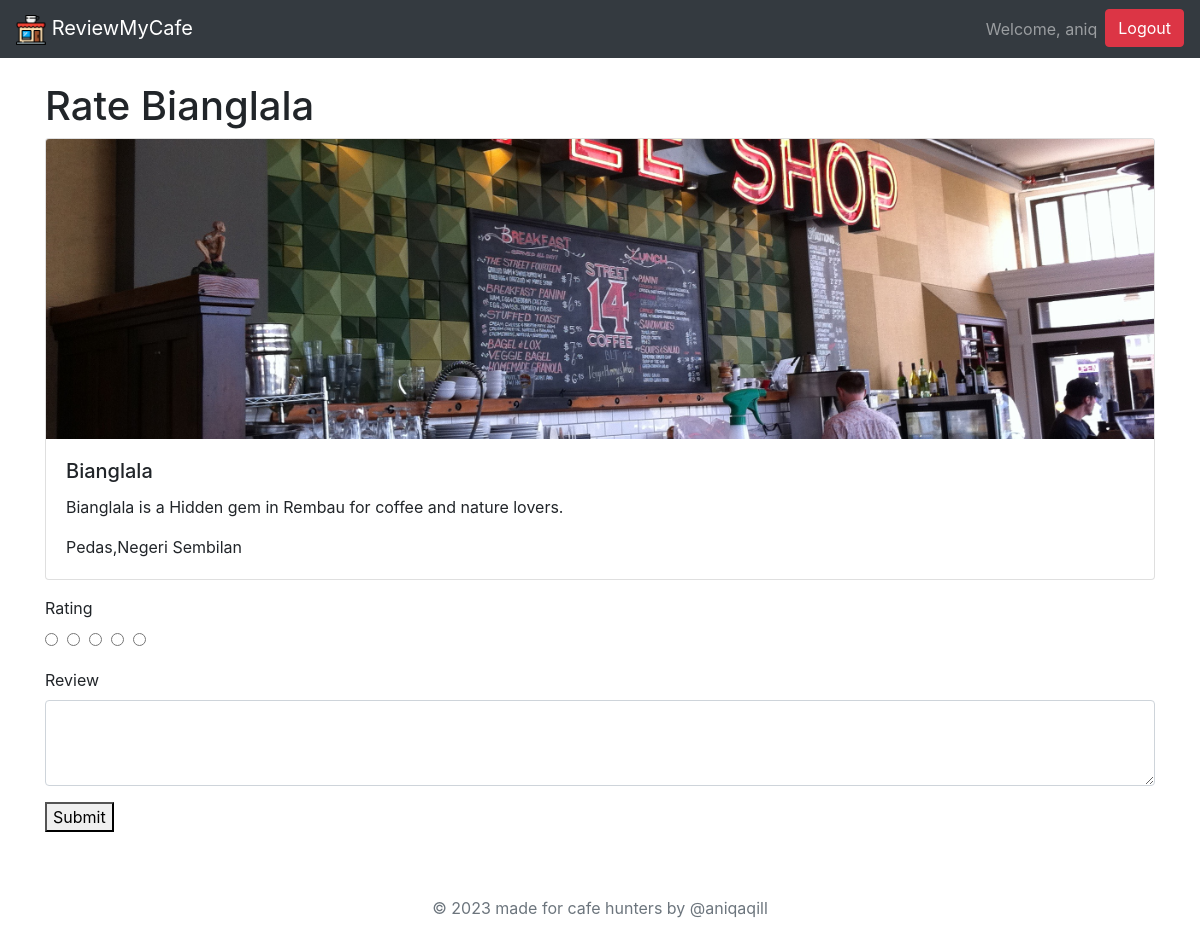
/rate_shop/1/ (signed in), run on an earlier commit of the app's database.
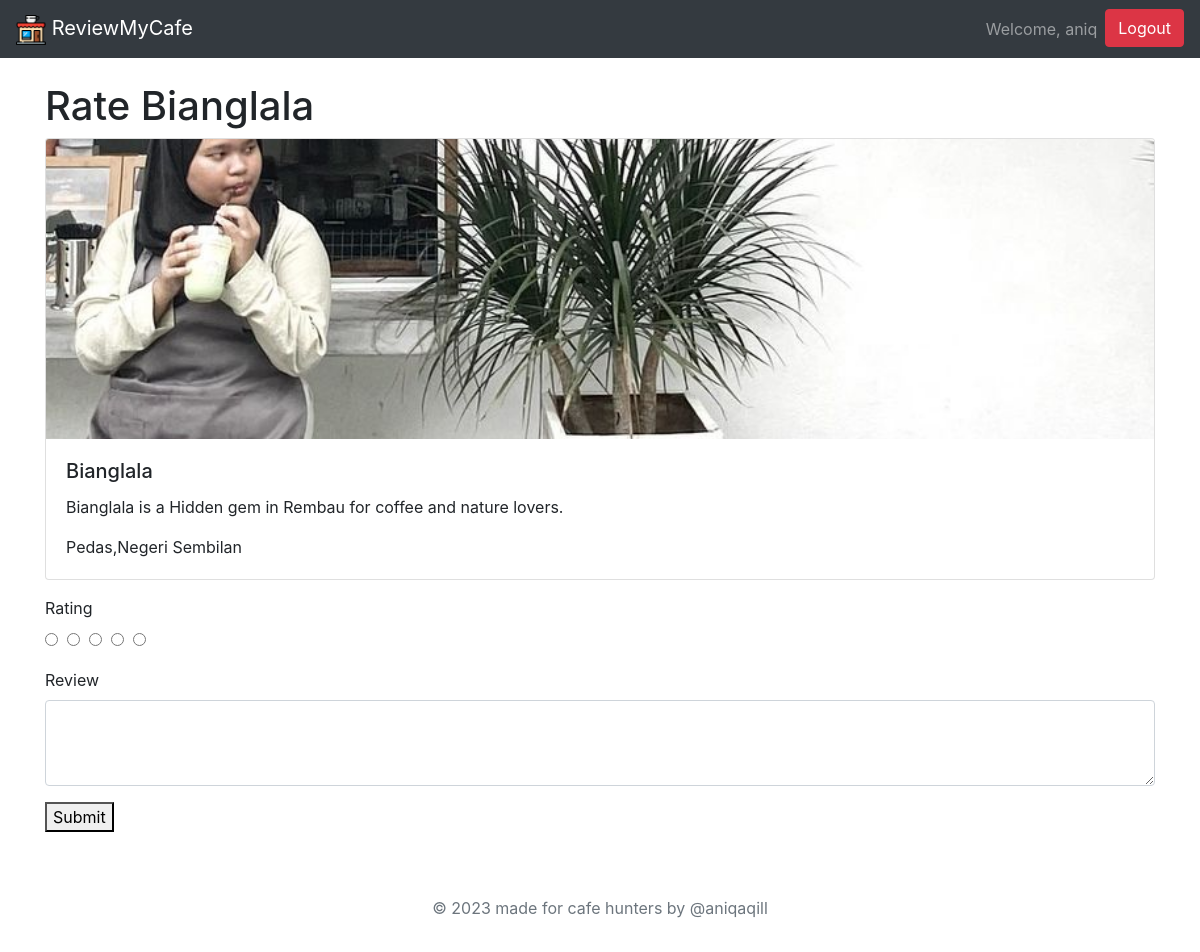
And on a later commit of the database.
### coffeeshoplist/models.py (models this page shows)
class CoffeeShop(models.Model):
    name = models.CharField(max_length=100)
    address = models.CharField(max_length=255)
    phone = models.CharField(max_length=100)
    website = models.CharField(max_length=100)
    email = models.CharField(max_length=100)
    description = models.CharField(max_length=100)
    hours = models.CharField(max_length=100)
    image = models.ImageField(upload_to='coffee_shop_images/', default='coffee_shop_images/default.jpg')

### coffeeshoplist/views.py (the view)
# urls.py: path('rate_shop/<int:coffee_shop_id>/', views.rate_coffee_shop, name='rate_shop'),
@login_required
def rate_coffee_shop(request, coffee_shop_id):
    coffee_shop = CoffeeShop.objects.get(id=coffee_shop_id)
    if request.method == 'POST':
        form = RatingForm(request.POST)
        if form.is_valid():
            rating = form.save(commit=False)
            rating.coffee_shop = coffee_shop
            rating.user = request.user
            rating.save()
            return redirect('coffeeshoplist')
    else:
        form = RatingForm()
    return render(request, 'rate_shop.html', {'form': form, 'coffee_shop': coffee_shop})

### coffeeshoplist/forms.py
class RatingForm(forms.ModelForm):
    class Meta:
        model = Rating
        fields = ['rating', 'review']

### coffeeshoplist/templates/rate_shop.html (shortened to what this page needs)
{% extends 'base.html' %}
      {% block content %}
      <h1>Rate {{ coffee_shop.name }}</h1>
      <div class="card mb-3">
        <img
          src="{{ coffee_shop.image.url }}"
          class="card-img-top"
          alt="{{ coffee_shop.name }}"
          style="height: 300px; object-fit: cover"
        />
        <div class="card-body">
          <h5 class="card-title">{{ coffee_shop.name }}</h5>
          <p class="card-text">
            {{ coffee_shop.name }} is a {{ coffee_shop.description }}.
          </p>
          <p class="card-text">{{ coffee_shop.address }}</p>
        </div>
      </div>
      <form method="post">
        <div class="form-group">
          <label for="Rating">Rating</label>
          <div class="rating">
            <input type="radio" name="rating" id="star1" value="1" />
            <input type="radio" name="rating" id="star2" value="2" />
            <input type="radio" name="rating" id="star3" value="3" />
            <input type="radio" name="rating" id="star4" value="4" />
            <input type="radio" name="rating" id="star5" value="5" />
          </div>
        </div>
        <div class="form-group">
          <label for="review">Review</label>
          <textarea
            class="form-control"
            id="review"
            name="review"
            rows="3"
          ></textarea>
        </div>
        <button type="submit">Submit</button>
      </form>
      {% endblock %}

What changed in the data, as far as the page shows it:
changed CoffeeShop "Bianglala": image: picture added in place of a placeholder
